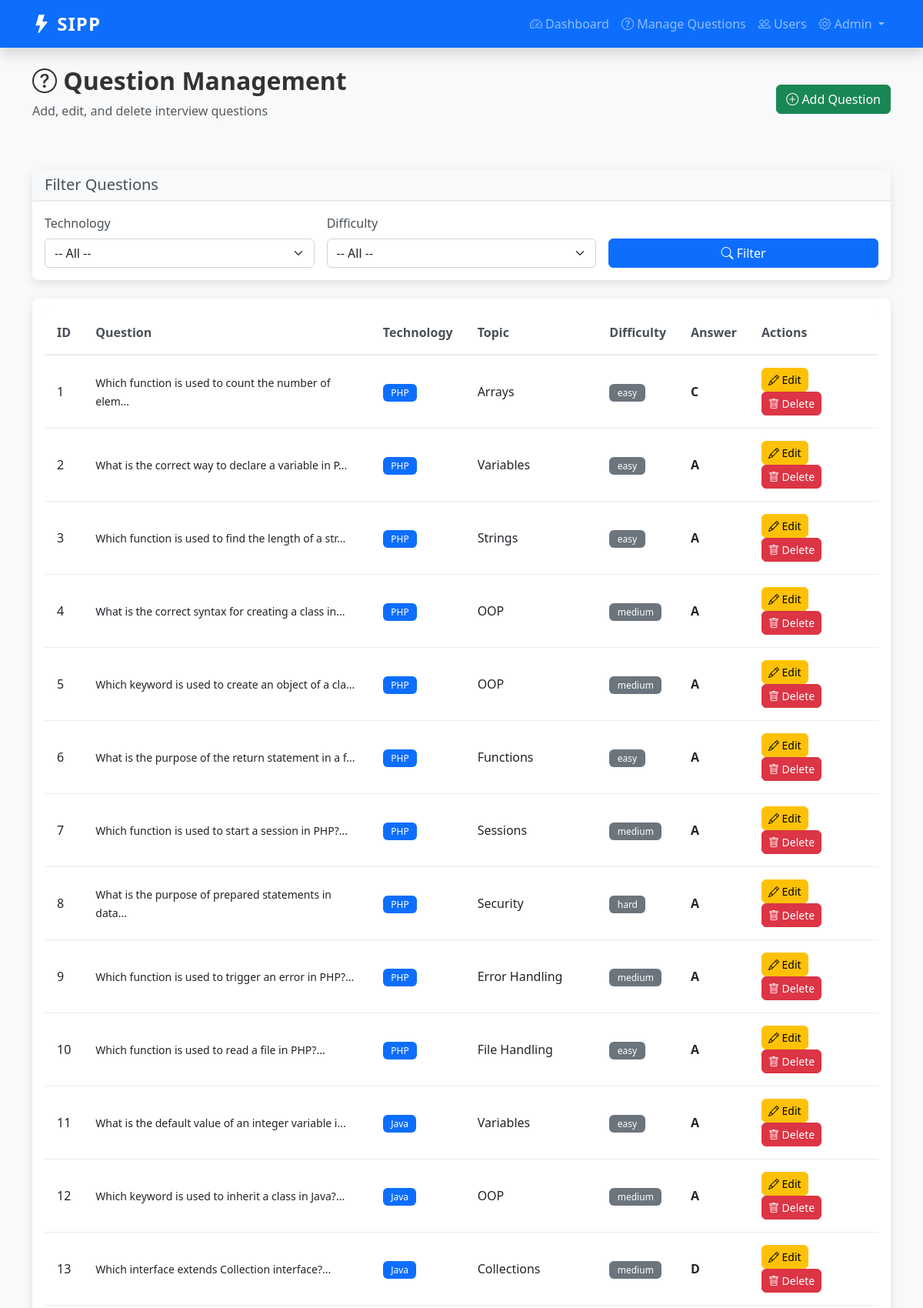
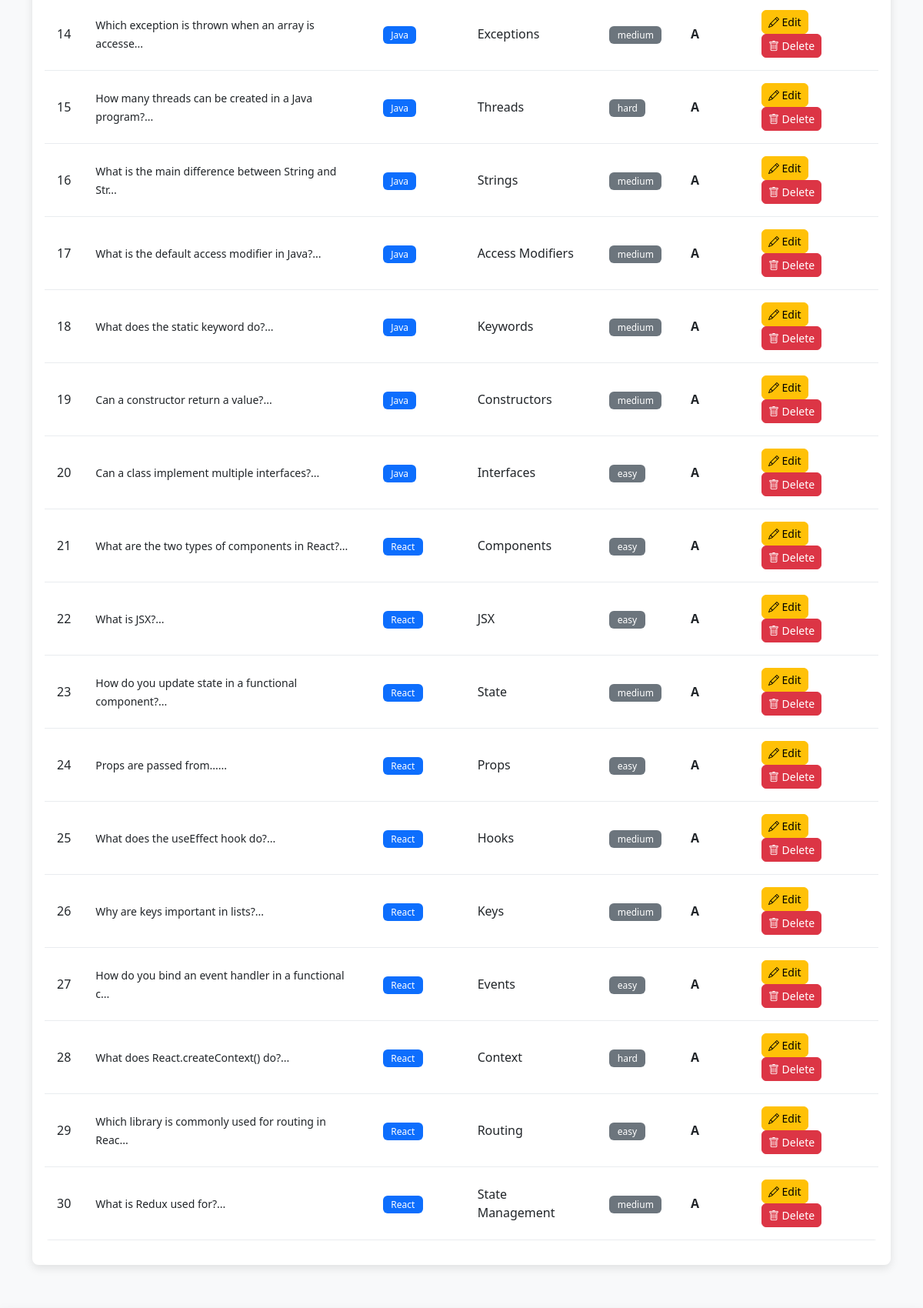
The page /admin/questions.php (signed in, upper part) on the database its author committed (2 pictures, top to bottom).
### tables this page shows
CREATE TABLE `questions` (
    `id` INT PRIMARY KEY AUTO_INCREMENT,
    `technology` ENUM('PHP', 'Java', 'React') NOT NULL,
    `topic` VARCHAR(100) NOT NULL,
    `question_text` TEXT NOT NULL,
    `option_a` VARCHAR(255) NOT NULL,
    `option_b` VARCHAR(255) NOT NULL,
    `option_c` VARCHAR(255) NOT NULL,
    `option_d` VARCHAR(255) NOT NULL,
    `correct_answer` ENUM('A', 'B', 'C', 'D') NOT NULL,
    `difficulty` ENUM('easy', 'medium', 'hard') DEFAULT 'medium',
    `created_at` TIMESTAMP DEFAULT CURRENT_TIMESTAMP,
    `updated_at` TIMESTAMP DEFAULT CURRENT_TIMESTAMP ON UPDATE CURRENT_TIMESTAMP,
    INDEX idx_technology (technology),
    INDEX idx_difficulty (difficulty),
    INDEX idx_topic (topic)
);

### models/Question.php (called while the page is built, shortened)
<?php
class Question {
    private $connection;
    private $table = 'questions';
    public function __construct($connection) {
        $this->connection = $connection;
    }
    public function getAllQuestions($technology = null, $difficulty = null) {
        $query = "SELECT * FROM $this->table WHERE 1=1";
        $query .= " ORDER BY created_at DESC";
        $stmt = $this->connection->prepare($query);
        $stmt->execute();
        $result = $stmt->get_result();
        $questions = array();
        while ($row = $result->fetch_assoc()) {
            $questions[] = $row;
        }
        return $questions;
    }
}
?>

### admin/questions.php (the view, shortened to what this page needs)
<?php
require_once '../config/Database.php';
require_once '../models/Question.php';
$database = new Database();
$connection = $database->connect();
$question_model = new Question($connection);
$action = isset($_GET['action']) ? htmlspecialchars($_GET['action']) : 'list';
$filter_technology = isset($_GET['technology']) ? htmlspecialchars($_GET['technology']) : '';
$filter_difficulty = isset($_GET['difficulty']) ? htmlspecialchars($_GET['difficulty']) : '';
$questions = $question_model->getAllQuestions(
    $filter_technology ?: null,
    $filter_difficulty ?: null
);
$edit_question = null;
include '../views/header.php';
?>
<div class="mb-5">
    <div class="d-flex justify-content-between align-items-center">
        <div>
            <h1 class="h2 fw-bold">
                <i class="bi bi-question-circle"></i> Question Management
            </h1>
            <p class="text-muted">Add, edit, and delete interview questions</p>
        </div>
        <?php if ($action !== 'add' && $action !== 'edit'): ?>
            <a href="questions.php?action=add" class="btn btn-success">
                <i class="bi bi-plus-circle"></i> Add Question
            </a>
        <?php endif; ?>
    </div>
</div>
<?php if ($action === 'add' || $action === 'edit'): ?>
    <div class="row justify-content-center">
        <div class="col-lg-8">
            <div class="card">
                <div class="card-header">
                    <h5 class="mb-0">
                        <?php echo ($action === 'add') ? 'Add New Question' : 'Edit Question'; ?>
                    </h5>
                </div>
                <div class="card-body">
                    <form method="POST">
                        <input type="hidden" name="action" value="<?php echo $action; ?>">
                        <?php if ($action === 'edit'): ?>
                            <input type="hidden" name="id" value="<?php echo $edit_question['id']; ?>">
                        <?php endif; ?>
                        <div class="mb-3">
                            <label for="technology" class="form-label">Technology *</label>
                            <select class="form-select" name="technology" id="technology" required>
                                <option value="">-- Select Technology --</option>
                                <option value="PHP" <?php echo (isset($edit_question) && $edit_question['technology'] === 'PHP') ? 'selected' : ''; ?>>PHP</option>
                                <option value="Java" <?php echo (isset($edit_question) && $edit_question['technology'] === 'Java') ? 'selected' : ''; ?>>Java</option>
                                <option value="React" <?php echo (isset($edit_question) && $edit_question['technology'] === 'React') ? 'selected' : ''; ?>>React</option>
                            </select>
                        </div>
                        <div class="mb-3">
                            <label for="topic" class="form-label">Topic *</label>
                            <input type="text" class="form-control" name="topic" id="topic" required
                                   value="<?php echo isset($edit_question) ? htmlspecialchars($edit_question['topic']) : ''; ?>">
                        </div>
                        <div class="mb-3">
                            <label for="difficulty" class="form-label">Difficulty *</label>
                            <select class="form-select" name="difficulty" id="difficulty" required>
                                <option value="">-- Select Difficulty --</option>
                                <option value="easy" <?php echo (isset($edit_question) && $edit_question['difficulty'] === 'easy') ? 'selected' : ''; ?>>Easy</option>
                                <option value="medium" <?php echo (isset($edit_question) && $edit_question['difficulty'] === 'medium') ? 'selected' : ''; ?>>Medium</option>
                                <option value="hard" <?php echo (isset($edit_question) && $edit_question['difficulty'] === 'hard') ? 'selected' : ''; ?>>Hard</option>
                            </select>
                        </div>
                        <div class="mb-3">
                            <label for="question_text" class="form-label">Question *</label>
                            <textarea class="form-control" name="question_text" id="question_text" rows="4" required><?php echo isset($edit_question) ? htmlspecialchars($edit_question['question_text']) : ''; ?></textarea>
                        </div>
                        <div class="row">
                            <div class="col-md-6 mb-3">
                                <label for="option_a" class="form-label">Option A *</label>
                                <input type="text" class="form-control" name="option_a" id="option_a" required
                                       value="<?php echo isset($edit_question) ? htmlspecialchars($edit_question['option_a']) : ''; ?>">
                            </div>
                            <div class="col-md-6 mb-3">
                                <label for="option_b" class="form-label">Option B *</label>
                                <input type="text" class="form-control" name="option_b" id="option_b" required
                                       value="<?php echo isset($edit_question) ? htmlspecialchars($edit_question['option_b']) : ''; ?>">
                            </div>
                            <div class="col-md-6 mb-3">
                                <label for="option_c" class="form-label">Option C *</label>
                                <input type="text" class="form-control" name="option_c" id="option_c" required
                                       value="<?php echo isset($edit_question) ? htmlspecialchars($edit_question['option_c']) : ''; ?>">
                            </div>
                            <div class="col-md-6 mb-3">
                                <label for="option_d" class="form-label">Option D *</label>
                                <input type="text" class="form-control" name="option_d" id="option_d" required
                                       value="<?php echo isset($edit_question) ? htmlspecialchars($edit_question['option_d']) : ''; ?>">
                            </div>
                        </div>
                        <div class="mb-4">
                            <label for="correct_answer" class="form-label">Correct Answer *</label>
                            <select class="form-select" name="correct_answer" id="correct_answer" required>
                                <option value="">-- Select Correct Answer --</option>
                                <option value="A" <?php echo (isset($edit_question) && $edit_question['correct_answer'] === 'A') ? 'selected' : ''; ?>>A</option>
                                <option value="B" <?php echo (isset($edit_question) && $edit_question['correct_answer'] === 'B') ? 'selected' : ''; ?>>B</option>
                                <option value="C" <?php echo (isset($edit_question) && $edit_question['correct_answer'] === 'C') ? 'selected' : ''; ?>>C</option>
                                <option value="D" <?php echo (isset($edit_question) && $edit_question['correct_answer'] === 'D') ? 'selected' : ''; ?>>D</option>
                            </select>
                        </div>
                        <div class="d-grid gap-2 d-sm-flex">
                            <button type="submit" class="btn btn-primary">
                                <i class="bi bi-check-circle"></i> <?php echo ($action === 'add') ? 'Add Question' : 'Update Question'; ?>
                            </button>
                            <a href="questions.php" class="btn btn-outline-danger">
                                <i class="bi bi-x-circle"></i> Cancel
                            </a>
                        </div>
                    </form>
                </div>
            </div>
        </div>
    </div>
<?php else: ?>
    <div class="card mb-4">
        <div class="card-header">
            <h5 class="mb-0">Filter Questions</h5>
        </div>
        <div class="card-body">
            <form method="GET" class="row g-3">
                <div class="col-md-4">
                    <label for="filter_tech" class="form-label">Technology</label>
                    <select class="form-select" name="technology" id="filter_tech">
                        <option value="">-- All --</option>
                    </select>
                </div>
                <div class="col-md-4">
                    <label for="filter_diff" class="form-label">Difficulty</label>
                    <select class="form-select" name="difficulty" id="filter_diff">
                        <option value="">-- All --</option>
                    </select>
                </div>
                <div class="col-md-4">
                    <label class="form-label">&nbsp;</label>
                    <button type="submit" class="btn btn-primary w-100">
                        <i class="bi bi-search"></i> Filter
                    </button>
                </div>
            </form>
        </div>
    </div>
    <?php if (empty($questions)): ?>
        <div class="alert alert-info">
            <i class="bi bi-info-circle"></i> No questions found. <a href="questions.php?action=add" class="alert-link">Add a question</a>
        </div>
    <?php else: ?>
        <div class="card">
            <div class="card-body">
                <div class="table-responsive">
                    <table class="table">
                        <thead>
                            <tr>
                                <th>ID</th>
                                <th>Question</th>
                                <th>Technology</th>
                                <th>Topic</th>
                                <th>Difficulty</th>
                                <th>Answer</th>
                                <th>Actions</th>
                            </tr>
                        </thead>
                        <tbody>
                            <?php foreach ($questions as $q): ?>
                                <tr>
                                    <td><?php echo $q['id']; ?></td>
                                    <td>
                                        <small><?php echo htmlspecialchars(substr($q['question_text'], 0, 50)) . '...'; ?></small>
                                    </td>
                                    <td>
                                        <span class="badge bg-primary"><?php echo htmlspecialchars($q['technology']); ?></span>
                                    </td>
                                    <td><?php echo htmlspecialchars($q['topic']); ?></td>
                                    <td>
                                        <span class="badge bg-secondary"><?php echo htmlspecialchars($q['difficulty']); ?></span>
                                    </td>
                                    <td><strong><?php echo htmlspecialchars($q['correct_answer']); ?></strong></td>
                                    <td>
                                        <a href="questions.php?action=edit&id=<?php echo $q['id']; ?>" class="btn btn-sm btn-warning">
                                            <i class="bi bi-pencil"></i> Edit
                                        </a>
                                        <button type="button" class="btn btn-sm btn-danger"
                                                onclick="confirmDelete(<?php echo $q['id']; ?>)">
                                            <i class="bi bi-trash"></i> Delete
                                        </button>
                                    </td>
                                </tr>
                            <?php endforeach; ?>
                        </tbody>
                    </table>
                </div>
            </div>
        </div>
    <?php endif; ?>
<?php endif; ?>
<?php include '../views/footer.php'; ?>

### assets/css/style.css (style rules this page uses)
:root { --primary-color: #0d6efd; --success-color: #198754; --danger-color: #dc3545; --warning-color: #ffc107; --info-color: #0dcaf0; --light-bg: #f8f9fa; --shadow: 0 0.5rem 1rem rgba(0, 0, 0, 0.15); }
* { margin: 0; padding: 0; box-sizing: border-box; }
body { font-family: 'Segoe UI', Tahoma, Geneva, Verdana, sans-serif; background-color: #f8f9fa; color: #333; min-height: 100vh; display: flex; flex-direction: column; }
.card { border: none; border-radius: 0.5rem; box-shadow: 0 0.25rem 0.75rem rgba(0, 0, 0, 0.1); transition: transform 0.3s ease, box-shadow 0.3s ease; }
.card-header { background-color: #f8f9fa; border-bottom: 2px solid #e9ecef; font-weight: 600; color: #495057; }
.btn { border-radius: 0.375rem; font-weight: 500; transition: all 0.3s ease; }
.btn-primary { background-color: var(--primary-color); border-color: var(--primary-color); }
.form-control, .form-select { border-radius: 0.375rem; border: 1px solid #ced4da; transition: border-color 0.3s ease, box-shadow 0.3s ease; }
.form-label { font-weight: 500; color: #495057; margin-bottom: 0.5rem; }
.table { background-color: white; border-radius: 0.375rem; overflow: hidden; }
.table thead { background-color: #f8f9fa; border-bottom: 2px solid #e9ecef; }
.table thead th { font-weight: 600; color: #495057; border: none; padding: 1rem; }
.table tbody td { padding: 1rem; border-color: #e9ecef; vertical-align: middle; }
.badge { padding: 0.35rem 0.65rem; font-weight: 500; font-size: 0.75rem; }

### rows shown on the page
questions: id "1", question_text "Which function is used to count the number of elem", technology "PHP", topic "Arrays", difficulty "easy", correct_answer "C"
questions: id "2", question_text "What is the correct way to declare a variable in P", technology "PHP", topic "Variables", difficulty "easy", correct_answer "A"
questions: id "3", question_text "Which function is used to find the length of a str", technology "PHP", topic "Strings", difficulty "easy", correct_answer "A"
questions: id "4", question_text "What is the correct syntax for creating a class in", technology "PHP", topic "OOP", difficulty "medium", correct_answer "A"
questions: id "5", question_text "Which keyword is used to create an object of a cla", technology "PHP", topic "OOP", difficulty "medium", correct_answer "A"
questions: id "6", question_text "What is the purpose of the return statement in a f", technology "PHP", topic "Functions", difficulty "easy", correct_answer "A"
questions: id "7", question_text "Which function is used to start a session in PHP?", technology "PHP", topic "Sessions", difficulty "medium", correct_answer "A"
questions: id "8", question_text "What is the purpose of prepared statements in data", technology "PHP", topic "Security", difficulty "hard", correct_answer "A"
questions: id "9", question_text "Which function is used to trigger an error in PHP?", technology "PHP", topic "Error Handling", difficulty "medium", correct_answer "A"
questions: id "10", question_text "Which function is used to read a file in PHP?", technology "PHP", topic "File Handling", difficulty "easy", correct_answer "A"
questions: id "11", question_text "What is the default value of an integer variable i", technology "Java", topic "Variables", difficulty "easy", correct_answer "A"
questions: id "12", question_text "Which keyword is used to inherit a class in Java?", technology "Java", topic "OOP", difficulty "medium", correct_answer "A"
questions: id "13", question_text "Which interface extends Collection interface?", technology "Java", topic "Collections", difficulty "medium", correct_answer "D"
questions: id "14", question_text "Which exception is thrown when an array is accesse", technology "Java", topic "Exceptions", difficulty "medium", correct_answer "A"
questions: id "15", question_text "How many threads can be created in a Java program?", technology "Java", topic "Threads", difficulty "hard", correct_answer "A"
questions: id "16", question_text "What is the main difference between String and Str", technology "Java", topic "Strings", difficulty "medium", correct_answer "A"
questions: id "17", question_text "What is the default access modifier in Java?", technology "Java", topic "Access Modifiers", difficulty "medium", correct_answer "A"
questions: id "18", question_text "What does the static keyword do?", technology "Java", topic "Keywords", difficulty "medium", correct_answer "A"
questions: id "19", question_text "Can a constructor return a value?", technology "Java", topic "Constructors", difficulty "medium", correct_answer "A"
questions: id "20", question_text "Can a class implement multiple interfaces?", technology "Java", topic "Interfaces", difficulty "easy", correct_answer "A"
questions: id "21", question_text "What are the two types of components in React?", technology "React", topic "Components", difficulty "easy", correct_answer "A"
questions: id "22", question_text "What is JSX?", technology "React", topic "JSX", difficulty "easy", correct_answer "A"
questions: id "23", question_text "How do you update state in a functional component?", technology "React", topic "State", difficulty "medium", correct_answer "A"
questions: id "24", question_text "Props are passed from...", technology "React", topic "Props", difficulty "easy", correct_answer "A"
questions: id "25", question_text "What does the useEffect hook do?", technology "React", topic "Hooks", difficulty "medium", correct_answer "A"
questions: id "26", question_text "Why are keys important in lists?", technology "React", topic "Keys", difficulty "medium", correct_answer "A"
questions: id "27", question_text "How do you bind an event handler in a functional c", technology "React", topic "Events", difficulty "easy", correct_answer "A"
questions: id "28", question_text "What does React.createContext() do?", technology "React", topic "Context", difficulty "hard", correct_answer "A"
questions: id "29", question_text "Which library is commonly used for routing in Reac", technology "React", topic "Routing", difficulty "easy", correct_answer "A"
questions: id "30", question_text "What is Redux used for?", technology "React", topic "State Management", difficulty "medium", correct_answer "A"
